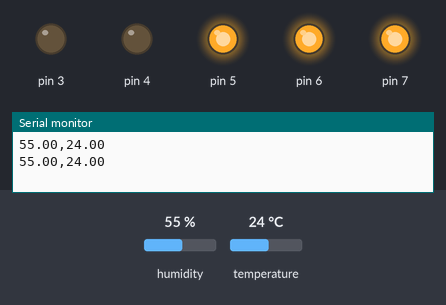
A sketch run on a simulated Arduino Uno, built with avr-gcc and run on an emulated ATmega328P. On the bench: output pins drawn as LEDs (lit = HIGH), the last lines printed to the serial monitor. The test bench sets the inputs (shaded band); at power-on: humidity 55 %, temperature 24 °C.

Above: at 3.8 s.
3.9 s: humidity set to 41 %
7.8 s: humidity set to 38 %
At 9.7 s:
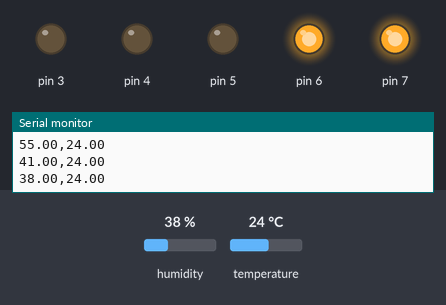
11.7 s: humidity set to 68 %
At 12.9 s:
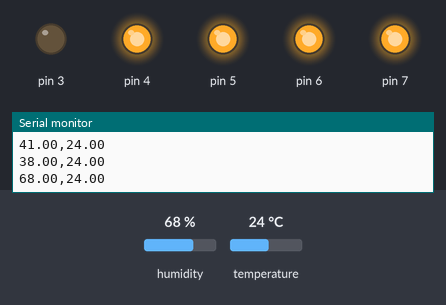
15.6 s: humidity set to 78 %
19.5 s: humidity set to 81 %
At 22.3 s:
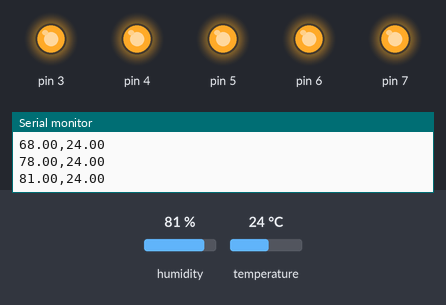
23.4 s: humidity set to 22 %
At 25.5 s:
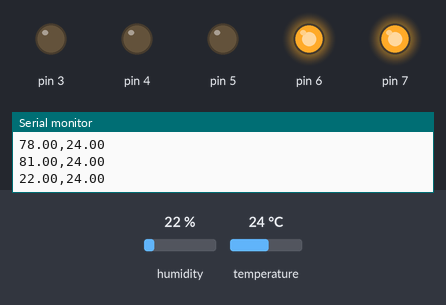
Timing chart, 0 to 27.0 s (numbered marks = the images above; inputs shaded):
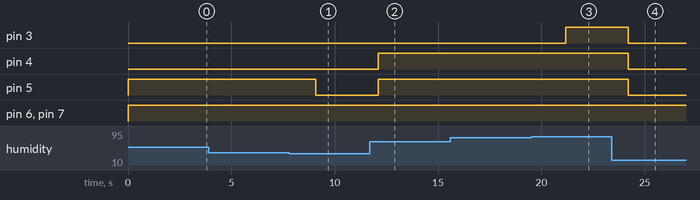

The sketch:

dth11_sensor.ino
```cpp
#include <DHT.h>

// číslo pinu Arduina, kam je připojený DATA pin senzoru DHT
#define DHTPIN 2
#define DHTTYPE DHT11
// do proměné dht uložíme údaje o již nadefinovaném senzoru
DHT dht(DHTPIN, DHTTYPE);

// vytvoříme proměnou pro vlhkost (humidity)
float hum;
// vytvoříme proměnou pro teplotu (temperature)
float temp;

void setup()
{
  // zapneme sériovou linku a určíme rychlost 9600 baudů
  Serial.begin(9600);
  pinMode(3, OUTPUT);
  pinMode(4, OUTPUT);
  pinMode(5, OUTPUT);
  pinMode(6, OUTPUT);
  pinMode(7, OUTPUT);
  // aktivujeme komunikaci senzoru DHT
  dht.begin();
}

void loop()
{
  // načteme informaci (vlhkost) z čidla a uložíme jí do proměné hum
  hum = dht.readHumidity();
  // načteme informaci (teplota) z čidla a uložíme jí do proměné temp
  temp = dht.readTemperature();

  // vypíšeme informace po sériové lince
//  Serial.print("Vlhkost: ");
//  Serial.print(hum);
//  Serial.print(" %, Teplota: ");
//  Serial.print(temp);
//  Serial.println(" Celsius");

  String humidity = String(hum);
  String temperature = String(temp);
  String values = String(humidity + "," + temperature);

  Serial.println(values);

  if(hum <= 19.99)
  {
    digitalWrite(7, HIGH);
    digitalWrite(6, LOW);
    digitalWrite(5, LOW);
    digitalWrite(4, LOW);
    digitalWrite(3, LOW);
  }
  else if(hum >= 20.00 && hum <= 39.99)
  {
    digitalWrite(7, HIGH);
    digitalWrite(6, HIGH);
    digitalWrite(5, LOW);
    digitalWrite(4, LOW);
    digitalWrite(3, LOW);
  }
  else if(hum >= 40.00 && hum <= 59.99)
  {
    digitalWrite(7, HIGH);
    digitalWrite(6, HIGH);
    digitalWrite(5, HIGH);
    digitalWrite(4, LOW);
    digitalWrite(3, LOW);
  }
  else if(hum >= 60.00 && hum <= 79.99)
  {
    digitalWrite(7, HIGH);
    digitalWrite(6, HIGH);
    digitalWrite(5, HIGH);
    digitalWrite(4, HIGH);
    digitalWrite(3, LOW);
  }
  else
  {
    digitalWrite(7, HIGH);
    digitalWrite(6, HIGH);
    digitalWrite(5, HIGH);
    digitalWrite(4, HIGH);
    digitalWrite(3, HIGH);
  }

  delay(3000);
}
```

Measured:
- the behaviour switches between 40 and 39 % on humidity (found by bisection; images 0 and 1)
- the behaviour switches between 79 and 80 % on humidity (found by bisection; images 2 and 3)
- after the input at 7.8 s, pin 5: HIGH → LOW after 1.3 s
- after the input at 11.7 s, pin 4, pin 5: LOW → HIGH after 0.42 s
- after the input at 19.5 s, pin 3: LOW → HIGH after 1.7 s
- after the input at 23.4 s, pin 3–5: HIGH → LOW after 0.81 s
